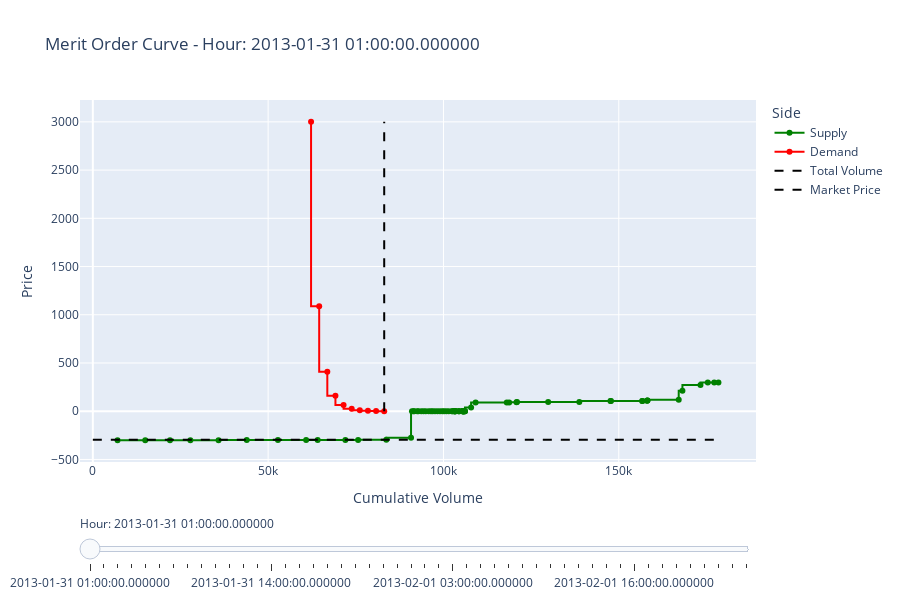

The notebook cell this image was saved under:
### Code cell
hours = sorted(market_orders["start_time"].unique())[30*24:32*24]
fig = go.Figure()

for i, hour in enumerate(hours):
    df_hour = market_orders[market_orders["start_time"] == hour]
    supply = df_hour[df_hour["volume"] > 0].copy()
    demand = df_hour[df_hour["volume"] < 0].copy()

    supply_sorted = supply.sort_values("bid_price")
    demand_sorted = demand.sort_values("bid_price", ascending=False)

    supply_sorted["cum_volume"] = supply_sorted["volume"].cumsum()
    demand_sorted["cum_volume"] = demand_sorted["volume"].cumsum() * -1

    # overall volume
    total_volume = demand_sorted["accepted_volume"].sum() * -1
    # market price
    market_price = supply_sorted["accepted_price"].iloc[0]


    # chekc that accepted price is the same for all supply
    assert np.all(
        np.isclose(supply_sorted["accepted_price"], market_price)
        | np.isclose(supply_sorted["accepted_price"], 0)
    ), f"Accepted prices differ in hour {hour}, wrong!"

    # Supply trace
    fig.add_trace(
        go.Scatter(
            x=supply_sorted["cum_volume"],
            y=supply_sorted["bid_price"],
            mode="lines+markers",
            name="Supply",
            marker=dict(color="green"),
            visible=(i == 0),
            line_shape="vh",
        )
    )
    # Demand trace
    fig.add_trace(
        go.Scatter(
            x=demand_sorted["cum_volume"],
            y=demand_sorted["bid_price"],
            mode="lines+markers",
            name="Demand",
            marker=dict(color="red"),
            visible=(i == 0),
            line_shape="vh",
        )
    )

    # plot vertical line for total_volume and horizontal line for market price
    fig.add_trace(
        go.Scatter(
            x=[total_volume, total_volume],
            y=[0, demand["bid_price"].max()],
            mode="lines",
            line=dict(color="black", dash="dash"),
            name="Total Volume",
            visible=(i == 0),
        )
    )
    fig.add_trace(
        go.Scatter(
            x=[0, supply_sorted["volume"].sum()],
            y=[market_price, market_price],
            mode="lines",
            line=dict(color="black", dash="dash"),
            name="Market Price",
            visible=(i == 0),
        )
    )

# Create slider steps
steps = []
for i, hour in enumerate(hours):
    step = dict(
        method="update",
        args=[
            {"visible": [False] * len(fig.data)},
            {"title": f"Merit Order Curve - Hour: {hour}"},
        ],
        label=str(hour),
    )
    # Correctly set all four traces for this hour to visible
    step["args"][0]["visible"][4 * i] = True  # Supply
    step["args"][0]["visible"][4 * i + 1] = True  # Demand
    step["args"][0]["visible"][4 * i + 2] = True  # Vertical line
    step["args"][0]["visible"][4 * i + 3] = True  # Horizontal line
    steps.append(step)

sliders = [
    dict(active=0, currentvalue={"prefix": "Hour: "}, pad={"t": 50}, steps=steps)
]

fig.update_layout(
    sliders=sliders,
    xaxis_title="Cumulative Volume",
    yaxis_title="Price",
    title=f"Merit Order Curve - Hour: {hours[0]}",
    legend_title="Side",
    height=600,
)

fig.show()
# einfärben nach tehcnology
